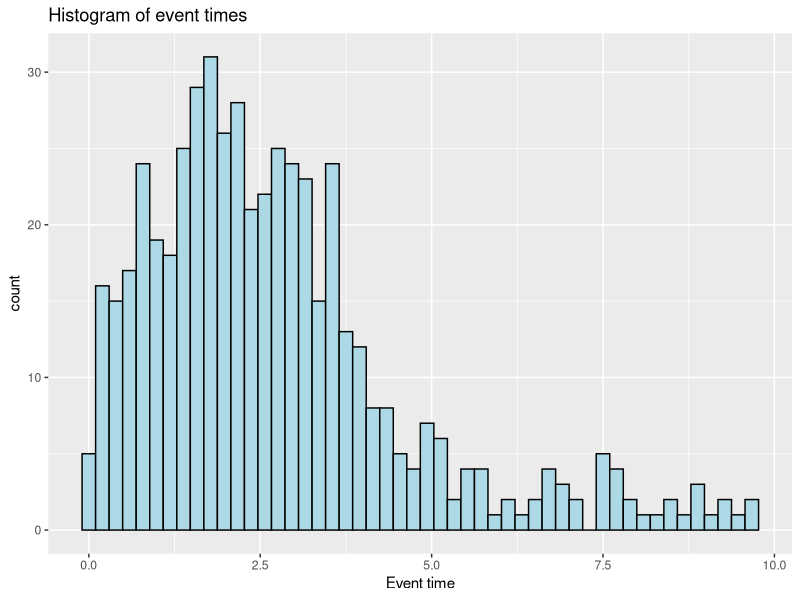
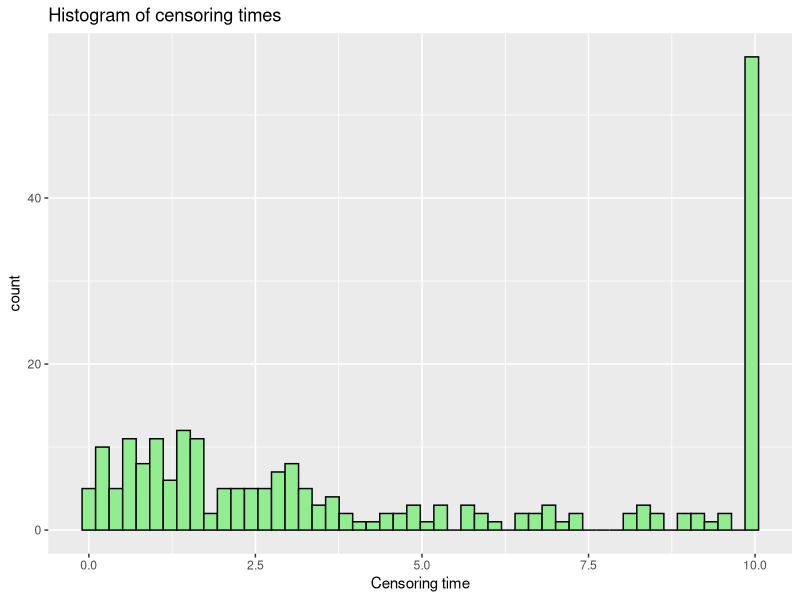

Write the R code that produced these figures, in order. (Note: this script raises an error after producing the figures.)
library(data.table)
library(dplyr)
library(tidyr)
library(ggplot2)

dir_data <- "C:/Users/ra56yaf/Downloads/data_sim"

# helpers ----
sim_weibull <- function(
  formula,
  n = 500,
  cut = seq(0, 10, by = 0.1),
  lambda_cens = 0.1
) {

  df <- tibble::tibble(
    id = 1:n,
    time = NA,
    status = NA,
    x1 = rnorm(n, 0, 1),
    x2 = rbinom(n, 1, 0.5),
    x3 = runif(n, -1, 1)
  )

  # logh(t)=log(α)+(α−1)log(t)−αlog(s) (so base R / English wiki parametrization of Weibull distribution)
  # logh(t)=(time terms) + linear_predictor
  # linear_predictor = -alpha*log(s) --> s = exp(-linear_predictor/alpha)
  linear_predictor <- with(df, eval(parse(text = as.character(formula)[2])))
  shape <- ifelse(df$x2 == 1, 1.0, 3.0)
  scale <- exp(-linear_predictor / shape)

  # inverse-transform sampling
  u <- runif(n)
  survival_time <- scale * (-log(u))^(1 / shape)

  # censoring
  censoring_time <- pmin(rexp(n, rate = lambda_cens), max(cut))
  observed_time <- pmin(survival_time, censoring_time)
  status <- as.integer(survival_time <= censoring_time)

  df$time <- observed_time
  df$status <- status

  return(df)
}

calib_sum <- function(df) {
  n_events <- sum(df$status)
  n_cens <- nrow(df) - n_events
  n_cens_1 <- sum(df$time == 10)
  n_cens_3 <- n_cens - n_cens_1
  sum_events <- df %>% filter(status == 1) %>% pull(time) %>% summary()
  sum_cens <- df %>% filter(status == 0) %>% pull(time) %>% summary()
  hist_events <- df %>%
    filter(status == 1) %>%
    ggplot(aes(x = time)) +
    geom_histogram(bins = 50, fill = "lightblue", color = "black") +
    labs(title = paste("Histogram of event times")) +
    xlab("Event time")
  hist_cens <- df %>%
    filter(status == 0) %>%
    ggplot(aes(x = time)) +
    geom_histogram(bins = 50, fill = "lightgreen", color = "black") +
    labs(title = paste("Histogram of censoring times")) +
    xlab("Censoring time")

  out <- list(
    n_events = n_events,
    n_cens = n_cens,
    n_cens_1 = n_cens_1,
    n_cens_3 = n_cens_3,
    sum_events = sum_events,
    sum_cens = sum_cens,
    hist_events = hist_events,
    hist_cens = hist_cens
  )

  return(out)
}

# calibration ----
b0 <- -3.1
b1 <- 1.0
b2 <- 0.9
b3 <- -0.3
b4 <- 0
formula <- as.formula("~ b0 + b1*x1 + b2*x2 + b3*x1*x2 + b4*x3")
cut <- seq(0, 10, by = 0.1)
lambda_cens <- 0.08
n <- 750

instance <- sim_weibull(
  formula = formula,
  n = n,
  cut = cut,
  lambda_cens = lambda_cens
)

calib <- calib_sum(instance)
calib$n_events
calib$n_cens
calib$n_cens_1
calib$n_cens_3
calib$sum_events
calib$sum_cens
calib$hist_events
calib$hist_cens

# parameters ----
b0 <- -3.1
b1 <- 1.0
b2 <- 0.9
b3 <- -0.3
b4 <- 0
formula <- as.formula("~ b0 + b1*x1 + b2*x2 + b3*x1*x2 + b4*x3")
cut <- seq(0, 10, by = 0.1)
lambda_cens <- 0.08
ns <- c(750, 10000)
nsim <- 100

# run ----
datasets <- list()
set.seed(11022022)

start.time <- Sys.time()
for(n in ns) {
  key <- paste0("n", n)
  datasets[[key]] <- list()

  for(i in seq_len(nsim)) {
    instance <- sim_weibull(
      formula = formula,
      n = n,
      cut = cut,
      lambda_cens = lambda_cens
    )
    datasets[[key]][[i]] <- instance
  }
}
end.time <- Sys.time()
run.time <- end.time - start.time
print(run.time)

# save ----
saveRDS(datasets, file = file.path(dir_data, "datasets_sim_weibull.rds"))